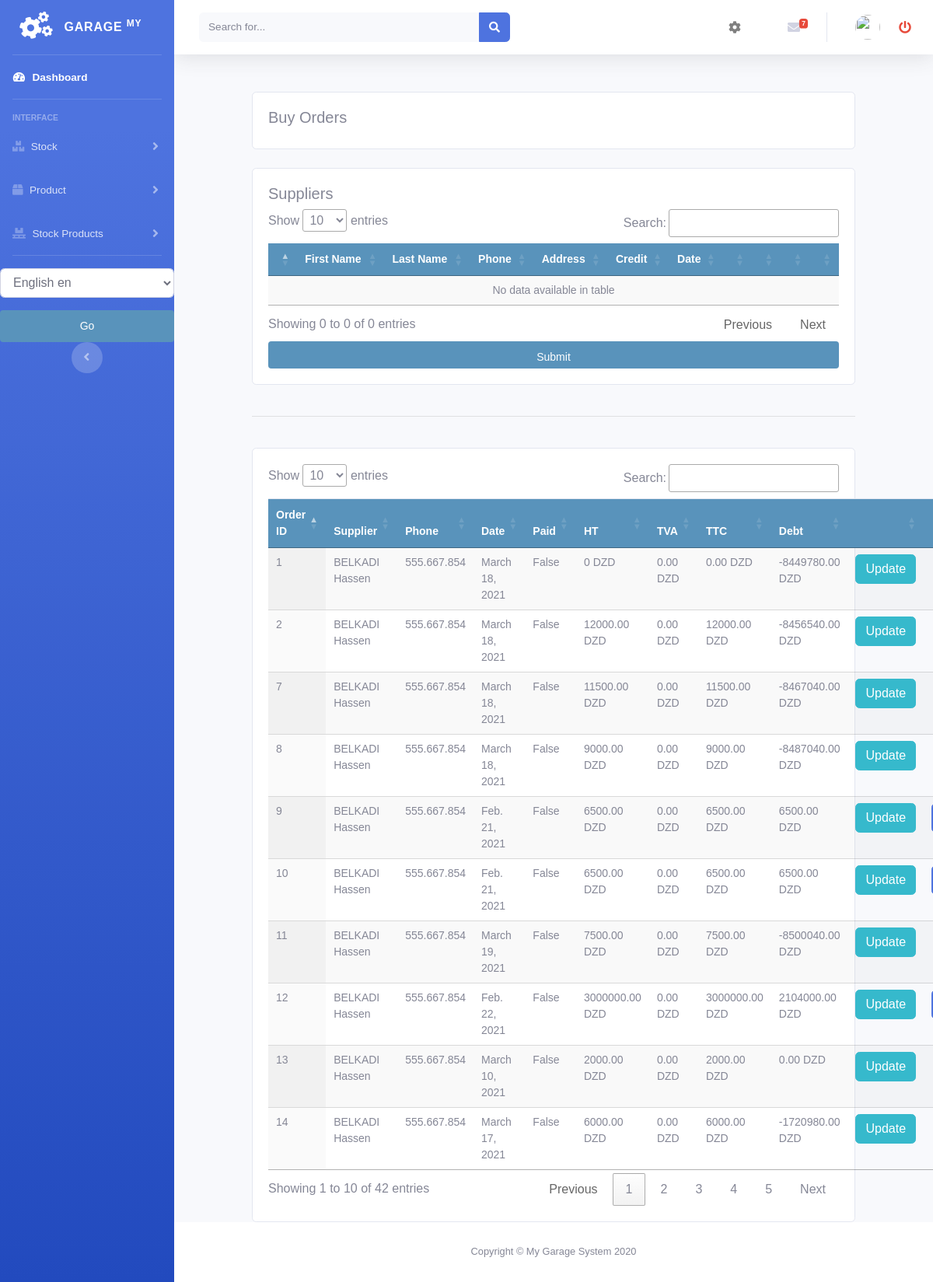
The page /buyorder/confirm_all on the database its author committed.
### buyorder/models.py (models this page shows, shortened)
class BuyOrder(models.Model):
    user = models.IntegerField(default=0)
    supplier = models.ForeignKey(Supplier, on_delete=models.DO_NOTHING, related_name="orders")
    created = models.DateTimeField(auto_now_add=True)
    updated = models.DateTimeField(auto_now=True)
    paid = models.BooleanField(default=False)
    order_tva = models.PositiveIntegerField(default=0)
    debt = models.DecimalField(max_digits=10, decimal_places=2, null=True, blank=True, default=0)
    confirmed = models.BooleanField(default=False)
    order_date = models.DateField(null=True, blank=True)
    total_price = models.DecimalField(max_digits=10, decimal_places=2, null=True, blank=True, default=0)
    class Meta:
        ordering = ('-created',)
    def get_total_cost(self):
        return round(sum(item.get_cost() for item in self.items.all()), 2)
    def get_tva(self):
        return round(self.get_total_cost() * Decimal(self.order_tva/100), 2)
    def get_ttc(self):
        return round(self.get_total_cost() + self.get_tva(), 2)

class BuyOrderItem(models.Model):
    order = models.ForeignKey(BuyOrder,
                              related_name='items',
                              on_delete=models.CASCADE)
    product = models.ForeignKey(Product,
                                related_name='buyorder_item',
                                on_delete=models.DO_NOTHING, null=True, blank=True)
    price = models.DecimalField(max_digits=10, decimal_places=2)
    quantity = models.DecimalField(max_digits=10, decimal_places=2, default=0)
    stock = models.ForeignKey(Stock, related_name='item_stocks', on_delete=models.DO_NOTHING, null=True, blank=True)
    def get_cost(self):
        return round(self.price * self.quantity, 2)

### supplier/models.py (models this page shows, shortened)
class Supplier(models.Model):
    firstname = models.CharField(max_length=250, null=True)
    lastname = models.CharField(max_length=250, null=True)
    address = models.CharField(max_length=200, null=True)
    phone = models.CharField(max_length=200, null=True)
    email = models.EmailField(null=True)
    date_created = models.DateTimeField(auto_now_add=True, null=True)
    date_joined = models.DateField(null=True)
    credit = models.DecimalField(max_digits=10, decimal_places=2, null=True, default=0.0)
    def __str__(self):
        return self.firstname + " " + self.lastname

### buyorder/views.py (the view)
# urls.py: path('confirm_all', views.confirm_all, name='confirm_all'),
def confirm_all(request):
    buyorders = BuyOrder.objects.all()
    for order in buyorders:
        order.total_price = order.get_total_cost()
        order.confirmed = True
        order.save()
        cache.delete(Buyorder_KEY)
    context = {
        'buyorders': buyorders,
    }
    return render(request, 'buyorder/list_buyorder.html', context)

### accounts/templatetags/erpextra.py (called while the page is built)
@register.filter(name='has_group')
def has_group(user, group_name):
    group = Group.objects.get(name=group_name)
    return True if group in user.groups.all() else False

### buyorder/templates/buyorder/list_buyorder.html (shortened to what this page needs)
{% extends 'home.html' %}
{% load static %}
{% load i18n %}
{% block content %}
<br>
<div class="row">
    <div class="col-md">
        <div class="card card-body">
            <h5>{% trans "Buy Orders" %}</h5>
        </div>
        <br>
        <div class="card card-body">
                        <h5>{% trans "Suppliers" %}</h5>
            <form id="order-form" action="" method="post">
                    {% csrf_token %}
            <table id="table_supplier" class="display text-center">
                <thead>
                <tr>
                    <th></th>
                    <th>{% trans "First Name" %}</th>
                    <th>{% trans "Last Name" %}</th>
                    <th>{% trans "Phone" %}</th>
                    <th>{% trans "Address" %}</th>
                    <th>{% trans "Credit" %}</th>
                    <th>{% trans "Date" %}</th>
                    <th></th>
                    <th></th>
                    <th></th>
                    <th></th>
                </tr>
                </thead>
                <tbody>
                </tbody>
            </table>
            <input class="form-control btn btn-primary" type="submit" name="submit">
            </form>
        </div>
        <br>
        <hr>
        <br>
        <div class="card card-body">
            <table id="table_id" class="table display text-center">
                <thead>
                <tr>
                    <th>{% trans "Order ID" %}</th>
                    <th>{% trans "Supplier" %}</th>
                    <th>{% trans "Phone" %}</th>
                    <th>{% trans "Date" %}</th>
                    <th>{% trans "Paid" %}</th>
                    <th>{% trans "HT" %}</th>
                    <th>{% trans "TVA" %}</th>
                    <th>{% trans "TTC" %}</th>
                    <th>{% trans "Debt" %}</th>
                    <th></th>
                    <th></th>
                </tr>
                </thead>
                <tbody>
                {% for order in buyorders %}
                <tr>
                    <td>{{order.id}}</td>
                    <td>{{order.supplier}}</td>
                    <td>{{order.supplier.phone}}</td>
                    <td>{{order.order_date}}</td>
                    <td>{{order.paid}}</td>
                    <td>{{order.total_price}} {% trans "DZD" %}</td>
                    <td>{{order.get_tva}} {% trans "DZD" %}</td>
                    <td>{{order.get_ttc}} {% trans "DZD" %}</td>
                    <td>{{order.debt}} {% trans "DZD" %}</td>
                    <td>
                        {% if order.confirmed %}
                             <a class="btn btn-info " href="{% url 'buyorder:update_order' order.id %}">{% trans "Update" %}</a>
                        {% else %}
                             <a class="btn btn-success " href="{% url 'buyorder:buyorder_confirmation' order.id %}">{% trans "Confirm" %}</a>
                        {% endif %}
                    </td>
                    <td>
                    </td>
                </tr>
                {% endfor %}
                </tbody>
            </table>
        </div>
    </div>
</div>
{% endblock %}
{% block jsscript %}
<link rel="stylesheet" href="https://ajax.googleapis.com/ajax/libs/jqueryui/1.12.1/themes/smoothness/jquery-ui.css">
<link rel="stylesheet" href="https://cdnjs.cloudflare.com/ajax/libs/chosen/1.8.7/chosen.min.css"/>
<link rel="stylesheet" type="text/css" href="https://cdn.datatables.net/1.10.22/css/jquery.dataTables.css">
{% endblock %}

### static/css/main.css (style rules this page uses)
body { margin:0; padding:0; font-family:helvetica, sans-serif; }
h1, h2, h3, h4, h5 , h6 { font-family: 'Ubuntu', sans-serif; font-weight:normal; }
a { text-decoration:none; color:#5993bb; }
a.button, input[type="submit"] { color:#fff; background:#5993bb; border-radius:4px; padding:10px 20px; font-size:14px; border:0; }
table { width:100%; border-spacing:0; border-collapse: collapse; }
table th, table td { text-align:left; font-size:14px; padding:10px; margin:0; }
tbody tr:nth-child(odd) { background:#efefef; }
thead th, tbody tr.total { background:#5993bb; color:#fff; font-weight:bold; }

### rows shown on the page
BuyOrder: id "14", supplier "BELKADI Hassen", supplier.phone "555.667.854", order_date "March 17, 2021", paid "False", total_price "6000.00", get_tva "0.00", get_ttc "6000.00", debt "-1720980.00"
BuyOrder: id "13", supplier "BELKADI Hassen", supplier.phone "555.667.854", order_date "March 10, 2021", paid "False", total_price "2000.00", get_tva "0.00", get_ttc "2000.00", debt "0.00"
BuyOrder: id "12", supplier "BELKADI Hassen", supplier.phone "555.667.854", order_date "Feb. 22, 2021", paid "False", total_price "3000000.00", get_tva "0.00", get_ttc "3000000.00", debt "2104000.00"
BuyOrder: id "11", supplier "BELKADI Hassen", supplier.phone "555.667.854", order_date "March 19, 2021", paid "False", total_price "7500.00", get_tva "0.00", get_ttc "7500.00", debt "-8500040.00"
BuyOrder: id "10", supplier "BELKADI Hassen", supplier.phone "555.667.854", order_date "Feb. 21, 2021", paid "False", total_price "6500.00", get_tva "0.00", get_ttc "6500.00", debt "6500.00"
BuyOrder: id "9", supplier "BELKADI Hassen", supplier.phone "555.667.854", order_date "Feb. 21, 2021", paid "False", total_price "6500.00", get_tva "0.00", get_ttc "6500.00", debt "6500.00"
BuyOrder: id "8", supplier "BELKADI Hassen", supplier.phone "555.667.854", order_date "March 18, 2021", paid "False", total_price "9000.00", get_tva "0.00", get_ttc "9000.00", debt "-8487040.00"
BuyOrder: id "7", supplier "BELKADI Hassen", supplier.phone "555.667.854", order_date "March 18, 2021", paid "False", total_price "11500.00", get_tva "0.00", get_ttc "11500.00", debt "-8467040.00"
BuyOrder: id "2", supplier "BELKADI Hassen", supplier.phone "555.667.854", order_date "March 18, 2021", paid "False", total_price "12000.00", get_tva "0.00", get_ttc "12000.00", debt "-8456540.00"
BuyOrder: id "1", supplier "BELKADI Hassen", supplier.phone "555.667.854", order_date "March 18, 2021", paid "False", total_price "0", get_tva "0.00", get_ttc "0.00", debt "-8449780.00"
